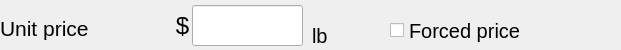
    <widget class="QWidget" name="gbUnitPrice" native="true">
     <property name="geometry">
      <rect>
       <x>30</x>
       <y>160</y>
       <width>621</width>
       <height>50</height>
      </rect>
     </property>
     <property name="font">
      <font>
       <pointsize>15</pointsize>
      </font>
     </property>
     <widget class="QCheckBox" name="chkForcedUnitPrice">
      <property name="geometry">
       <rect>
        <x>390</x>
        <y>10</y>
        <width>201</width>
        <height>41</height>
       </rect>
      </property>
      <property name="sizePolicy">
       <sizepolicy hsizetype="Fixed" vsizetype="Fixed">
        <horstretch>0</horstretch>
        <verstretch>0</verstretch>
       </sizepolicy>
      </property>
      <property name="minimumSize">
       <size>
        <width>201</width>
        <height>41</height>
       </size>
      </property>
      <property name="maximumSize">
       <size>
        <width>201</width>
        <height>41</height>
       </size>
      </property>
      <property name="font">
       <font>
        <pointsize>15</pointsize>
       </font>
      </property>
      <property name="text">
       <string>Forced price</string>
      </property>
     </widget>
     <widget class="QLabel" name="lblUnitPriceCurrSymbol">
      <property name="geometry">
       <rect>
        <x>172</x>
        <y>10</y>
        <width>21</width>
        <height>31</height>
       </rect>
      </property>
      <property name="sizePolicy">
       <sizepolicy hsizetype="Fixed" vsizetype="Fixed">
        <horstretch>0</horstretch>
        <verstretch>0</verstretch>
       </sizepolicy>
      </property>
      <property name="minimumSize">
       <size>
        <width>21</width>
        <height>31</height>
       </size>
      </property>
      <property name="maximumSize">
       <size>
        <width>21</width>
        <height>31</height>
       </size>
      </property>
      <property name="font">
       <font>
        <pointsize>18</pointsize>
       </font>
      </property>
      <property name="text">
       <string notr="true">$</string>
      </property>
      <property name="alignment">
       <set>Qt::AlignCenter</set>
      </property>
     </widget>
     <widget class="hobart::numericLineEdit" name="txtUnitPrice">
      <property name="geometry">
       <rect>
        <x>192</x>
        <y>5</y>
        <width>111</width>
        <height>41</height>
       </rect>
      </property>
      <property name="sizePolicy">
       <sizepolicy hsizetype="Fixed" vsizetype="Fixed">
        <horstretch>0</horstretch>
        <verstretch>0</verstretch>
       </sizepolicy>
      </property>
      <property name="minimumSize">
       <size>
        <width>111</width>
        <height>41</height>
       </size>
      </property>
      <property name="maximumSize">
       <size>
        <width>111</width>
        <height>41</height>
       </size>
      </property>
      <property name="font">
       <font>
        <pointsize>19</pointsize>
       </font>
      </property>
      <property name="maxLength">
       <number>10</number>
      </property>
     </widget>
     <widget class="QLabel" name="lblUnitPriceUnitSymbol">
      <property name="geometry">
       <rect>
        <x>312</x>
        <y>20</y>
        <width>31</width>
        <height>31</height>
       </rect>
      </property>
      <property name="sizePolicy">
       <sizepolicy hsizetype="Fixed" vsizetype="Fixed">
        <horstretch>0</horstretch>
        <verstretch>0</verstretch>
       </sizepolicy>
      </property>
      <property name="minimumSize">
       <size>
        <width>31</width>
        <height>31</height>
       </size>
      </property>
      <property name="maximumSize">
       <size>
        <width>31</width>
        <height>31</height>
       </size>
      </property>
      <property name="font">
       <font>
        <pointsize>15</pointsize>
       </font>
      </property>
      <property name="text">
       <string notr="true">lb</string>
      </property>
      <property name="alignment">
       <set>Qt::AlignLeading|Qt::AlignLeft|Qt::AlignVCenter</set>
      </property>
     </widget>
     <widget class="QLabel" name="lblUnitPrice">
      <property name="geometry">
       <rect>
        <x>0</x>
        <y>10</y>
        <width>181</width>
        <height>31</height>
       </rect>
      </property>
      <property name="sizePolicy">
       <sizepolicy hsizetype="Fixed" vsizetype="Fixed">
        <horstretch>0</horstretch>
        <verstretch>0</verstretch>
       </sizepolicy>
      </property>
      <property name="font">
       <font>
        <pointsize>16</pointsize>
       </font>
      </property>
      <property name="text">
       <string>Unit price</string>
      </property>
      <property name="alignment">
       <set>Qt::AlignBottom|Qt::AlignLeading|Qt::AlignLeft</set>
      </property>
     </widget>
    </widget>
